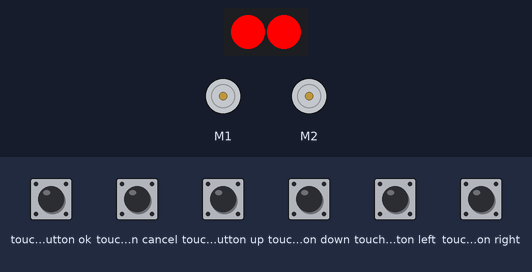
Bench run of a program on a simulated ESP32 board running MicroPython. On the bench: 2 × DC motor (green arrow = forward, orange = backward, longer = faster), 2 RGB LEDs in strip order, left to right. Inputs (shaded band) come from the test bench; at power-on: touch button cancel, touch button down, touch button left, touch button ok, touch button right, touch button up LOW. The time a move or turn takes is an estimate.

Above: at 5.0 s.
5.1 s: touch button cancel pulled HIGH for 0.15 s
At 6.2 s:
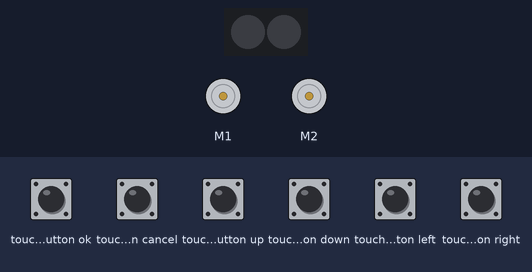
7.0 s: touch button up pulled HIGH for 0.15 s
At 7.1 s:
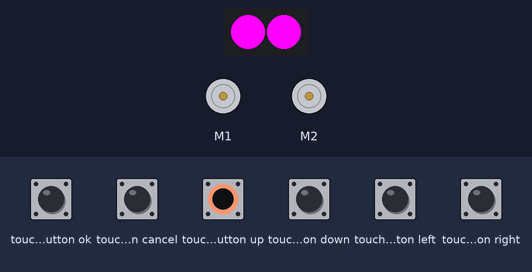
8.7 s: touch button ok pulled HIGH for 0.15 s
At 8.78 s:
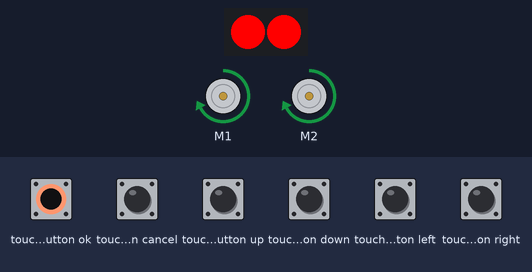
Timing chart, 0 to 11.7 s (numbered marks = the images above; inputs shaded):
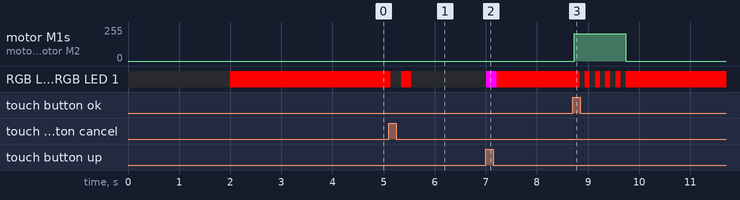

Measured:
- after the input at 5.1 s, RGB LED 0, RGB LED 1: RGB(255, 0, 0) → off after 0.05 s, → RGB(255, 0, 0) 0.20 s later, → off 0.20 s later
- after the input at 7.0 s, RGB LED 0, RGB LED 1: off → RGB(255, 0, 255) at once, → RGB(255, 0, 0) 0.20 s later
- after the input at 8.7 s, motor M1, motor M2: stopped → forward 204/255 at once, → stopped 1.0 s later; RGB LED 0, RGB LED 1: alternates RGB(255, 0, 0) for 0.10 s and off for 0.10 s, 10 changes in all, then stays RGB(255, 0, 0), starting after 0.14 s

The program:

touch_move.py
```python
from arduino_alvik import ArduinoAlvik
from time import sleep_ms
import sys

alvik = ArduinoAlvik()
alvik.begin()

alvik.left_led.set_color(1, 0, 0)
alvik.right_led.set_color(1, 0, 0)

movements = []


def blink():
    alvik.left_led.set_color(1, 0, 1)
    alvik.right_led.set_color(1, 0, 1)
    sleep_ms(200)
    alvik.left_led.set_color(1, 0, 0)
    alvik.right_led.set_color(1, 0, 0)


def add_movement():
    global movements

    if alvik.get_touch_up():
        movements.append('forward')
        blink()
        while alvik.get_touch_up():
            sleep_ms(100)
    if alvik.get_touch_down():
        movements.append('backward')
        blink()
        while alvik.get_touch_down():
            sleep_ms(100)
    if alvik.get_touch_left():
        movements.append('left')
        blink()
        while alvik.get_touch_left():
            sleep_ms(100)
    if alvik.get_touch_right():
        movements.append('right')
        blink()
        while alvik.get_touch_right():
            sleep_ms(100)
    if alvik.get_touch_cancel():
        movements = []
        for i in range(0, 3):
            val = i % 2
            alvik.left_led.set_color(val, 0, 0)
            alvik.right_led.set_color(val, 0, 0)
            sleep_ms(200)
        while alvik.get_touch_cancel():
            sleep_ms(100)


def run_movement(movement):
    if movement == 'forward':
        alvik.move(10, blocking=False)
    if movement == 'backward':
        alvik.move(-10, blocking=False)
    if movement == 'left':
        alvik.rotate(90, blocking=False)
    if movement == 'right':
        alvik.rotate(-90, blocking=False)
    while not alvik.get_touch_cancel() and not alvik.is_target_reached():
        alvik.left_led.set_color(1, 0, 0)
        alvik.right_led.set_color(1, 0, 0)
        sleep_ms(100)
        alvik.left_led.set_color(0, 0, 0)
        alvik.right_led.set_color(0, 0, 0)
        sleep_ms(100)

while alvik.get_touch_ok():
    sleep_ms(50)

while not (alvik.get_touch_ok() and len(movements) != 0):
    add_movement()
    sleep_ms(50)

try:
    while True:
        alvik.left_led.set_color(0, 0, 0)
        alvik.right_led.set_color(0, 0, 0)
        for move in movements:
            run_movement(move)
            if alvik.get_touch_cancel():
                break

        movements = []

        while not (alvik.get_touch_ok() and len(movements) != 0):
            alvik.left_led.set_color(1, 0, 0)
            alvik.right_led.set_color(1, 0, 0)
            alvik.brake()
            add_movement()
            sleep_ms(100)
except KeyboardInterrupt as e:
    print('over')
    alvik.stop()
    sys.exit()
```
